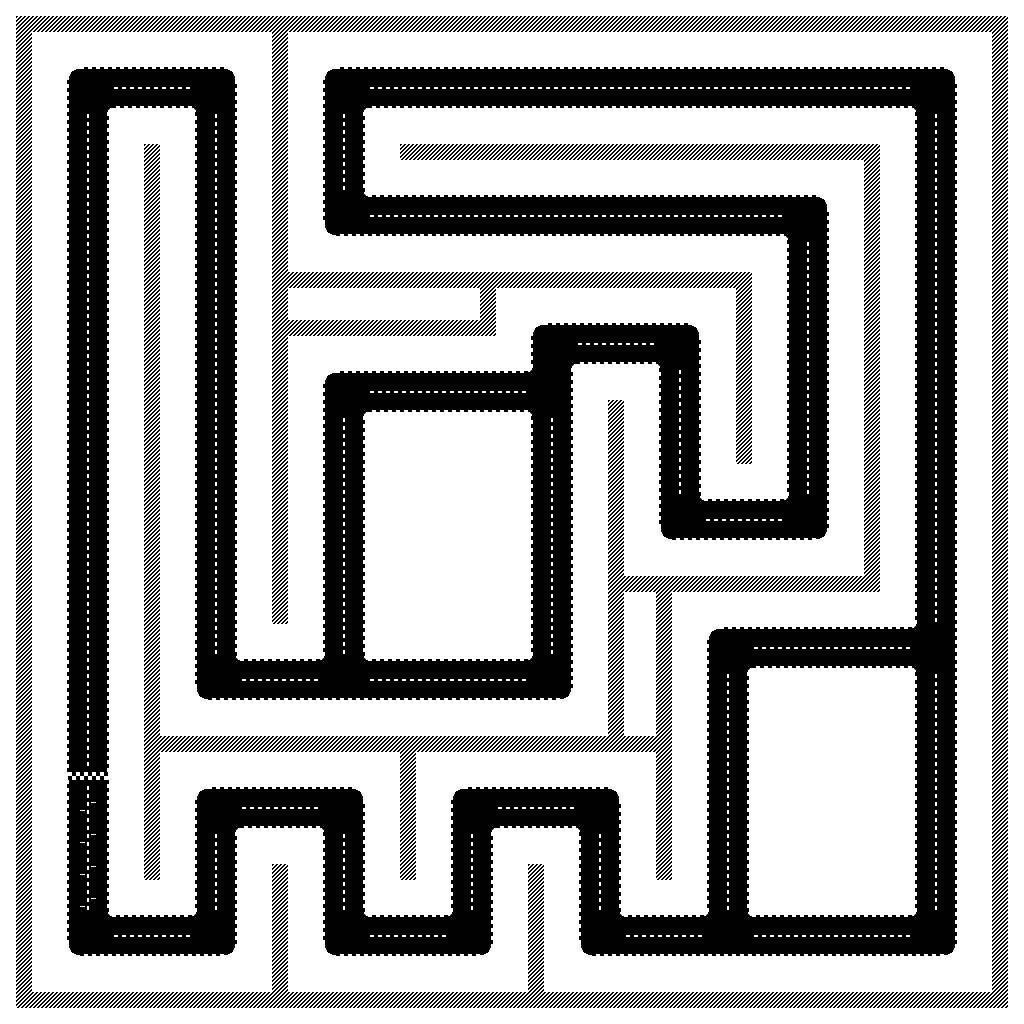

This game map was drawn from its Tiled (.tmx) file and the tilesets committed beside it. A one-line description and the trimmed map source follow:
An orthogonal 64x64 tile map with 16x16 px tiles, 1 tile layer (Tile Layer 1).

<map version="1.0" orientation="orthogonal" width="64" height="64" tilewidth="16" tileheight="16">
 <tileset firstgid="1" name="tiles" tilewidth="16" tileheight="16">
  <image source="tiles.png" width="128" height="128" />
 </tileset>
 <layer name="Tile Layer 1" width="64" height="64">
  <data>[4096 cells, 4096 non-empty, 21 distinct tile ids]</data>
 </layer>
</map>